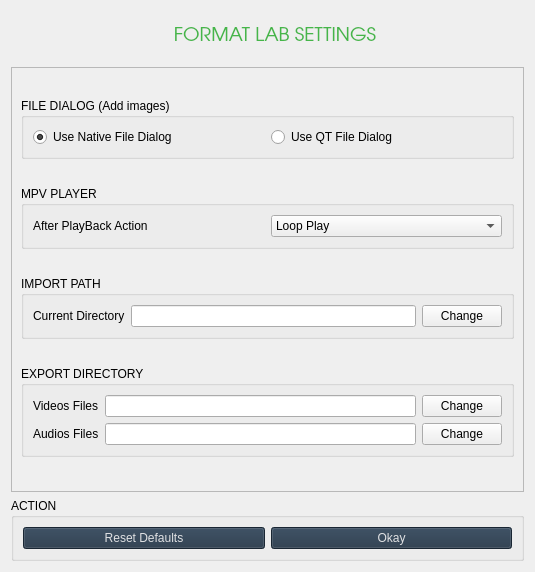
<?xml version="1.0" encoding="UTF-8"?>
<ui version="4.0">
 <class>AppSettings</class>
 <widget class="QWidget" name="AppSettings">
  <property name="geometry">
   <rect>
    <x>0</x>
    <y>0</y>
    <width>535</width>
    <height>572</height>
   </rect>
  </property>
  <property name="windowTitle">
   <string>Form</string>
  </property>
  <layout class="QVBoxLayout" name="verticalLayout_2">
   <item>
    <layout class="QHBoxLayout" name="horizontalLayout_2">
     <item>
      <widget class="QFrame" name="title_bar_2">
       <property name="maximumSize">
        <size>
         <width>16777215</width>
         <height>50</height>
        </size>
       </property>
       <property name="styleSheet">
        <string notr="true">background-color: none;</string>
       </property>
       <property name="frameShape">
        <enum>QFrame::NoFrame</enum>
       </property>
       <property name="frameShadow">
        <enum>QFrame::Raised</enum>
       </property>
       <layout class="QHBoxLayout" name="horizontalLayout_6">
        <property name="spacing">
         <number>0</number>
        </property>
        <property name="leftMargin">
         <number>0</number>
        </property>
        <property name="topMargin">
         <number>0</number>
        </property>
        <property name="rightMargin">
         <number>0</number>
        </property>
        <property name="bottomMargin">
         <number>0</number>
        </property>
        <item>
         <widget class="QFrame" name="frame_title">
          <property name="minimumSize">
           <size>
            <width>0</width>
            <height>50</height>
           </size>
          </property>
          <property name="font">
           <font>
            <family>Roboto Condensed Light</family>
            <pointsize>14</pointsize>
           </font>
          </property>
          <property name="styleSheet">
           <string notr="true">border:none;</string>
          </property>
          <property name="frameShape">
           <enum>QFrame::StyledPanel</enum>
          </property>
          <property name="frameShadow">
           <enum>QFrame::Raised</enum>
          </property>
          <layout class="QVBoxLayout" name="verticalLayout_19">
           <property name="spacing">
            <number>0</number>
           </property>
           <property name="leftMargin">
            <number>15</number>
           </property>
           <property name="topMargin">
            <number>0</number>
           </property>
           <property name="rightMargin">
            <number>0</number>
           </property>
           <property name="bottomMargin">
            <number>0</number>
           </property>
           <item>
            <widget class="QLabel" name="label_title">
             <property name="font">
              <font>
               <family>URW Gothic</family>
               <pointsize>14</pointsize>
               <weight>50</weight>
               <bold>false</bold>
              </font>
             </property>
             <property name="layoutDirection">
              <enum>Qt::LeftToRight</enum>
             </property>
             <property name="autoFillBackground">
              <bool>false</bool>
             </property>
             <property name="styleSheet">
              <string notr="true">color: rgba(69, 182, 73, 1);
text-align: center;
border:none;</string>
             </property>
             <property name="text">
              <string>FORMAT LAB SETTINGS</string>
             </property>
             <property name="alignment">
              <set>Qt::AlignCenter</set>
             </property>
            </widget>
           </item>
          </layout>
         </widget>
        </item>
       </layout>
      </widget>
     </item>
    </layout>
   </item>
   <item>
    <widget class="QScrollArea" name="scrollArea">
     <property name="widgetResizable">
      <bool>true</bool>
     </property>
     <widget class="QWidget" name="scrollAreaWidgetContents">
      <property name="geometry">
       <rect>
        <x>0</x>
        <y>0</y>
        <width>515</width>
        <height>416</height>
       </rect>
      </property>
      <layout class="QVBoxLayout" name="verticalLayout">
       <item>
        <widget class="QGroupBox" name="groupBox_5">
         <property name="sizePolicy">
          <sizepolicy hsizetype="Preferred" vsizetype="Fixed">
           <horstretch>0</horstretch>
           <verstretch>0</verstretch>
          </sizepolicy>
         </property>
         <property name="title">
          <string>FILE DIALOG (Add images)</string>
         </property>
         <layout class="QVBoxLayout" name="verticalLayout_12">
          <item>
           <layout class="QGridLayout" name="gridLayout_24">
            <item row="0" column="1">
             <widget class="QRadioButton" name="qt_dialog">
              <property name="styleSheet">
               <string notr="true">QRadioButton::indicator { width: 20px;height:20px };</string>
              </property>
              <property name="text">
               <string>Use QT File Dialog</string>
              </property>
             </widget>
            </item>
            <item row="0" column="0">
             <widget class="QRadioButton" name="native_dialog">
              <property name="styleSheet">
               <string notr="true">QRadioButton::indicator { width: 20px;height:20px };</string>
              </property>
              <property name="text">
               <string>Use Native File Dialog</string>
              </property>
              <property name="checked">
               <bool>true</bool>
              </property>
             </widget>
            </item>
           </layout>
          </item>
         </layout>
        </widget>
       </item>
       <item>
        <widget class="QGroupBox" name="groupBox_12">
         <property name="sizePolicy">
          <sizepolicy hsizetype="Preferred" vsizetype="Fixed">
           <horstretch>0</horstretch>
           <verstretch>0</verstretch>
          </sizepolicy>
         </property>
         <property name="title">
          <string>MPV PLAYER</string>
         </property>
         <layout class="QVBoxLayout" name="verticalLayout_20">
          <item>
           <layout class="QGridLayout" name="gridLayout_31">
            <item row="0" column="1">
             <widget class="QComboBox" name="after_playback">
              <property name="focusPolicy">
               <enum>Qt::ClickFocus</enum>
              </property>
              <property name="toolTip">
               <string>If Angle is blank, No operation will perform</string>
              </property>
              <item>
               <property name="text">
                <string>Loop Play</string>
               </property>
               <property name="icon">
                <iconset resource="resource.qrc">
                 <normaloff>:/myresource/resource/icons8-expand-arrow-100.png</normaloff>:/myresource/resource/icons8-expand-arrow-100.png</iconset>
               </property>
              </item>
              <item>
               <property name="text">
                <string>Stop And Quit</string>
               </property>
               <property name="icon">
                <iconset resource="resource.qrc">
                 <normaloff>:/myresource/resource/icons8-expand-arrow-100.png</normaloff>:/myresource/resource/icons8-expand-arrow-100.png</iconset>
               </property>
              </item>
             </widget>
            </item>
            <item row="0" column="0">
             <widget class="QLabel" name="label_9">
              <property name="text">
               <string>After PlayBack Action</string>
              </property>
             </widget>
            </item>
           </layout>
          </item>
         </layout>
        </widget>
       </item>
       <item>
        <widget class="QGroupBox" name="groupBox_13">
         <property name="sizePolicy">
          <sizepolicy hsizetype="Preferred" vsizetype="Fixed">
           <horstretch>0</horstretch>
           <verstretch>0</verstretch>
          </sizepolicy>
         </property>
         <property name="title">
          <string>IMPORT PATH</string>
         </property>
         <layout class="QVBoxLayout" name="verticalLayout_21">
          <item>
           <layout class="QGridLayout" name="gridLayout_32">
            <item row="0" column="0">
             <widget class="QLabel" name="label_5">
              <property name="text">
               <string>Current Directory</string>
              </property>
             </widget>
            </item>
            <item row="0" column="1">
             <widget class="QLineEdit" name="import_path"/>
            </item>
            <item row="0" column="2">
             <widget class="QPushButton" name="change_import">
              <property name="text">
               <string>Change</string>
              </property>
              <property name="icon">
               <iconset resource="resource.qrc">
                <normaloff>:/myresource/resource/icons8-export-52.png</normaloff>:/myresource/resource/icons8-export-52.png</iconset>
              </property>
             </widget>
            </item>
           </layout>
          </item>
         </layout>
        </widget>
       </item>
       <item>
        <widget class="QGroupBox" name="groupBox_11">
         <property name="sizePolicy">
          <sizepolicy hsizetype="Preferred" vsizetype="Fixed">
           <horstretch>0</horstretch>
           <verstretch>0</verstretch>
          </sizepolicy>
         </property>
         <property name="title">
          <string>EXPORT DIRECTORY</string>
         </property>
         <layout class="QVBoxLayout" name="verticalLayout_18">
          <item>
           <layout class="QGridLayout" name="gridLayout_30">
            <item row="1" column="0">
             <widget class="QLabel" name="label_7">
              <property name="text">
               <string>Audios Files</string>
              </property>
             </widget>
            </item>
            <item row="1" column="1">
             <widget class="QLineEdit" name="download_path_edit_playlist">
              <property name="enabled">
               <bool>true</bool>
              </property>
              <property name="readOnly">
               <bool>true</bool>
              </property>
             </widget>
            </item>
            <item row="0" column="2">
             <widget class="QPushButton" name="download_path_button_2">
              <property name="cursor">
               <cursorShape>PointingHandCursor</cursorShape>
              </property>
              <property name="text">
               <string>Change</string>
              </property>
              <property name="icon">
               <iconset resource="resource.qrc">
                <normaloff>:/myresource/resource/icons8-export-52.png</normaloff>:/myresource/resource/icons8-export-52.png</iconset>
              </property>
             </widget>
            </item>
            <item row="1" column="2">
             <widget class="QPushButton" name="download_path_button_playlist">
              <property name="cursor">
               <cursorShape>PointingHandCursor</cursorShape>
              </property>
              <property name="text">
               <string>Change</string>
              </property>
              <property name="icon">
               <iconset resource="resource.qrc">
                <normaloff>:/myresource/resource/icons8-export-52.png</normaloff>:/myresource/resource/icons8-export-52.png</iconset>
              </property>
             </widget>
            </item>
            <item row="0" column="0">
             <widget class="QLabel" name="label_4">
              <property name="text">
               <string>Videos Files</string>
              </property>
             </widget>
            </item>
            <item row="0" column="1">
             <widget class="QLineEdit" name="download_path_edit_2">
              <property name="enabled">
               <bool>true</bool>
              </property>
              <property name="readOnly">
               <bool>true</bool>
              </property>
             </widget>
            </item>
           </layout>
          </item>
         </layout>
        </widget>
       </item>
      </layout>
     </widget>
    </widget>
   </item>
   <item>
    <widget class="QGroupBox" name="groupBox_6">
     <property name="sizePolicy">
      <sizepolicy hsizetype="Preferred" vsizetype="Fixed">
       <horstretch>0</horstretch>
       <verstretch>0</verstretch>
      </sizepolicy>
     </property>
     <property name="title">
      <string>ACTION</string>
     </property>
     <layout class="QVBoxLayout" name="verticalLayout_15">
      <item>
       <layout class="QGridLayout" name="gridLayout_27">
        <item row="0" column="1">
         <widget class="QPushButton" name="close">
          <property name="styleSheet">
           <string notr="true">QPushButton{
  background-color: #233547;
  color: #E0E1E3;
}

QPushButton:hover {background-color: #314a62;}</string>
          </property>
          <property name="text">
           <string>Okay</string>
          </property>
          <property name="icon">
           <iconset resource="resource.qrc">
            <normaloff>:/myresource/resource/icons8-ok-144.png</normaloff>:/myresource/resource/icons8-ok-144.png</iconset>
          </property>
          <property name="iconSize">
           <size>
            <width>20</width>
            <height>20</height>
           </size>
          </property>
         </widget>
        </item>
        <item row="0" column="0">
         <widget class="QPushButton" name="reset_default">
          <property name="styleSheet">
           <string notr="true">QPushButton{
  background-color: #233547;
  color: #E0E1E3;
}

QPushButton:hover {background-color: #314a62;}</string>
          </property>
          <property name="text">
           <string>Reset Defaults</string>
          </property>
          <property name="icon">
           <iconset resource="resource.qrc">
            <normaloff>:/myresource/resource/icons8-reset-256.png</normaloff>:/myresource/resource/icons8-reset-256.png</iconset>
          </property>
          <property name="iconSize">
           <size>
            <width>20</width>
            <height>20</height>
           </size>
          </property>
         </widget>
        </item>
       </layout>
      </item>
     </layout>
    </widget>
   </item>
  </layout>
 </widget>
 <resources>
  <include location="resource.qrc"/>
  <include location="dark.qrc"/>
  <include location="resource.qrc"/>
  <include location="../../YOUTUBE-DL-PRO/src/resource.qrc"/>
 </resources>
 <connections/>
</ui>
